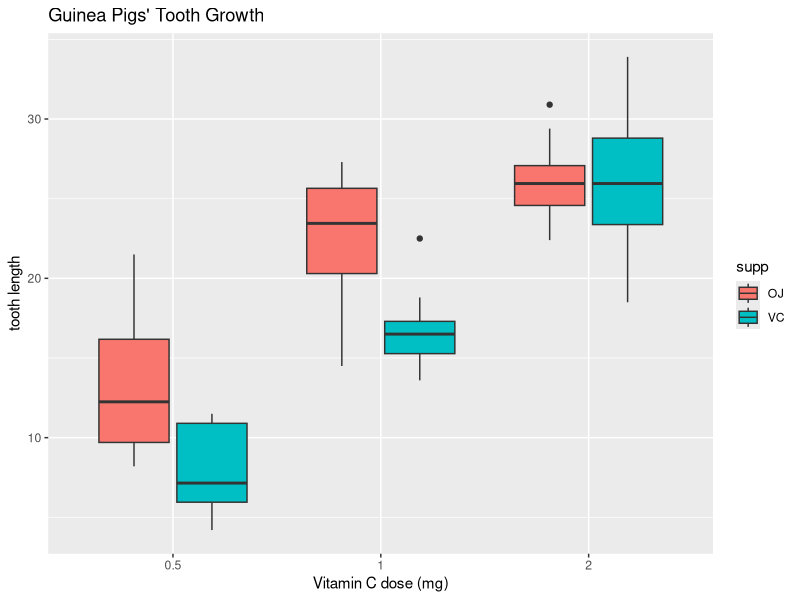

The R script that drew this image: (Note: this script raises an error after producing the figure.)
## ---- chunk 1
if (!require(datasets)) install.packages('datasets'); require(datasets)
if (!require(ggplot2)) install.packages('ggplot2'); require(ggplot2)
if (!require(plyr)) install.packages('plyr'); require(plyr)
if (!require(reshape2)) install.packages('reshape2'); require(reshape2)

ggplot(ToothGrowth,(aes(x = factor(dose), y = len, fill = supp))) + geom_boxplot()+xlab("Vitamin C dose (mg)") + ylab("tooth length")+ggtitle("Guinea Pigs' Tooth Growth")

cdata <- ddply(ToothGrowth, c("dose", "supp"), summarise,
               N    = length(len), 
               min  = min(len),
               q.25 = quantile(len, c(0.25)),
               mean = mean(len),
               median = median(len),
               q.75 = quantile(len, c(0.75)),
               max = max(len),
               sd   = sd(len),
               se   = sd / sqrt(N) )
## ---- chunk 2
cdata
## ---- chunk 3

dose.5<-ToothGrowth[ToothGrowth$dose==0.5,]
dose1<-ToothGrowth[ToothGrowth$dose==1.0,]
dose2<-ToothGrowth[ToothGrowth$dose==2.0,]
d1<-t.test(len~supp , paired = FALSE,var.equal = FALSE, data = dose.5)$conf
d2<-t.test(len~supp , paired = FALSE,var.equal = FALSE, data = dose1)$conf
d3<-t.test(len~supp , paired = FALSE,var.equal = FALSE, data = dose2)$conf
